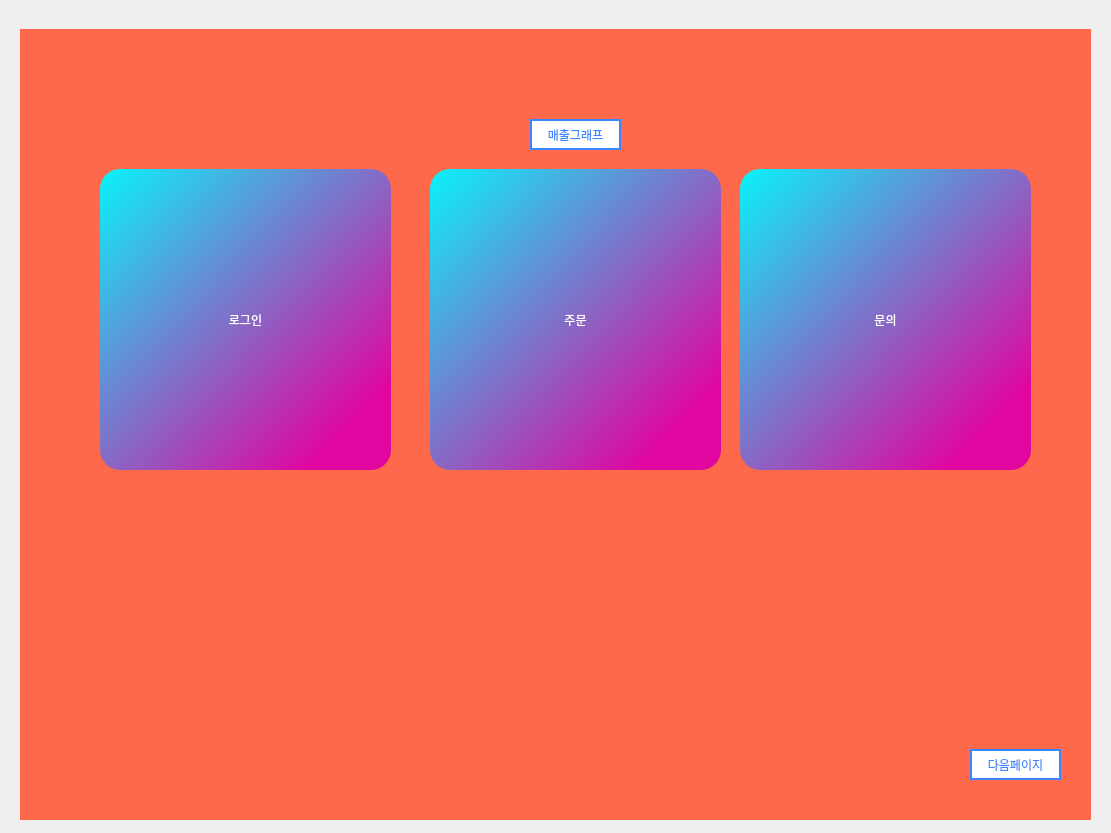
<?xml version="1.0" encoding="UTF-8"?>
<ui version="4.0">
 <class>Form</class>
 <widget class="QWidget" name="Form">
  <property name="geometry">
   <rect>
    <x>0</x>
    <y>0</y>
    <width>1111</width>
    <height>833</height>
   </rect>
  </property>
  <property name="windowTitle">
   <string>Form</string>
  </property>
  <widget class="QStackedWidget" name="stackedWidget">
   <property name="geometry">
    <rect>
     <x>20</x>
     <y>29</y>
     <width>1071</width>
     <height>791</height>
    </rect>
   </property>
   <property name="styleSheet">
    <string notr="true">background-color: rgb(66, 85, 16);
background-color: rgb(255, 105, 75);</string>
   </property>
   <property name="currentIndex">
    <number>0</number>
   </property>
   <widget class="QWidget" name="page">
    <widget class="QPushButton" name="login_section">
     <property name="geometry">
      <rect>
       <x>80</x>
       <y>140</y>
       <width>291</width>
       <height>301</height>
      </rect>
     </property>
     <property name="styleSheet">
      <string notr="true">color: white;
	background-color: qlineargradient(spread:pad, x1:0, y1:0, x2:0.857143, y2:0.857955, stop:0 rgba(10, 242, 251, 255), stop:1 rgba(224, 6, 159, 255));
	border-radius: 20px;</string>
     </property>
     <property name="text">
      <string>로그인</string>
     </property>
    </widget>
    <widget class="QLabel" name="lb_name">
     <property name="geometry">
      <rect>
       <x>670</x>
       <y>0</y>
       <width>291</width>
       <height>101</height>
      </rect>
     </property>
     <property name="text">
      <string/>
     </property>
    </widget>
    <widget class="QPushButton" name="order_section">
     <property name="geometry">
      <rect>
       <x>410</x>
       <y>140</y>
       <width>291</width>
       <height>301</height>
      </rect>
     </property>
     <property name="styleSheet">
      <string notr="true">color: white;
	background-color: qlineargradient(spread:pad, x1:0, y1:0, x2:0.857143, y2:0.857955, stop:0 rgba(10, 242, 251, 255), stop:1 rgba(224, 6, 159, 255));
	border-radius: 20px;</string>
     </property>
     <property name="text">
      <string>주문</string>
     </property>
    </widget>
    <widget class="QPushButton" name="inquire_section">
     <property name="geometry">
      <rect>
       <x>720</x>
       <y>140</y>
       <width>291</width>
       <height>301</height>
      </rect>
     </property>
     <property name="styleSheet">
      <string notr="true">color: white;
	background-color: qlineargradient(spread:pad, x1:0, y1:0, x2:0.857143, y2:0.857955, stop:0 rgba(10, 242, 251, 255), stop:1 rgba(224, 6, 159, 255));
	border-radius: 20px;</string>
     </property>
     <property name="text">
      <string>문의</string>
     </property>
    </widget>
    <widget class="QPushButton" name="graph_btn">
     <property name="geometry">
      <rect>
       <x>510</x>
       <y>90</y>
       <width>91</width>
       <height>31</height>
      </rect>
     </property>
     <property name="styleSheet">
      <string notr="true">color: rgb(58, 134, 255);
	background-color: white;
	border: 2px solid rgb(58, 134, 255);</string>
     </property>
     <property name="text">
      <string>매출그래프</string>
     </property>
    </widget>
    <widget class="QPushButton" name="nxt">
     <property name="geometry">
      <rect>
       <x>950</x>
       <y>720</y>
       <width>91</width>
       <height>31</height>
      </rect>
     </property>
     <property name="styleSheet">
      <string notr="true">color: rgb(58, 134, 255);
	background-color: white;
	border: 2px solid rgb(58, 134, 255);</string>
     </property>
     <property name="text">
      <string>다음페이지</string>
     </property>
    </widget>
   </widget>
   <widget class="QWidget" name="page_2"/>
  </widget>
 </widget>
 <resources/>
 <connections/>
</ui>
